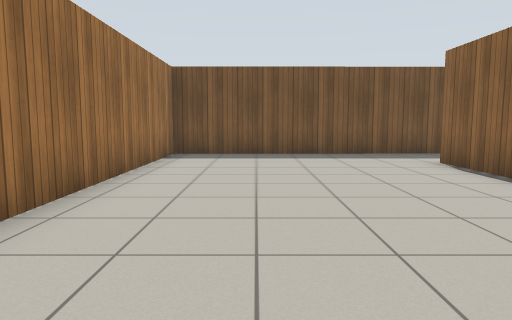
view 1 (above)

13 first-person views from a walk through a world built for the Gazebo simulator. The camera is 0.94 m above the floor, tilts 6° down and sees 70° across. The floor is counted in squares, 1 m on a side. Each view is taken from the middle of a square. On the plan, view 1 faces up. The plan holds only what a view shows up to about 13 squares ahead; the rest is blank. Simple patterns stand in for the simulator's built-in surfaces.

view 2
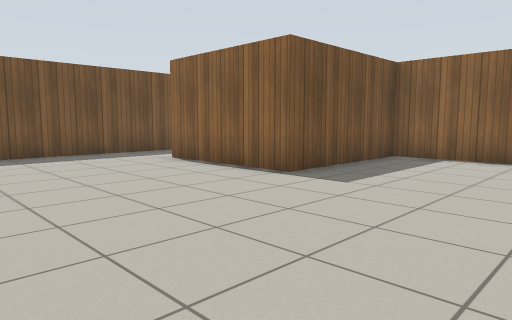

view 3
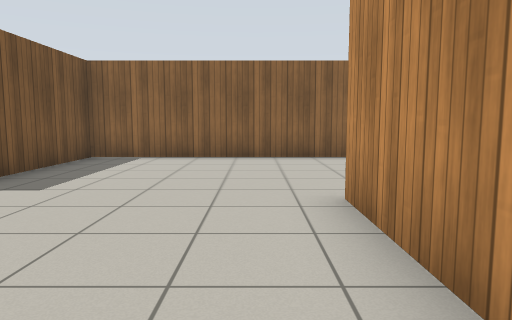

view 4
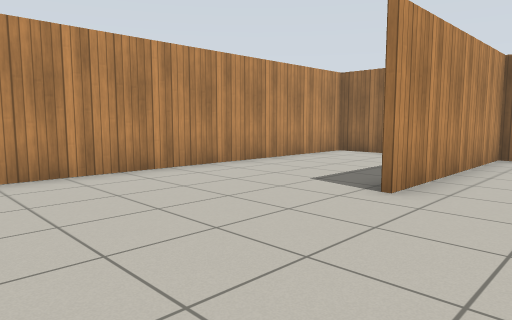

view 5
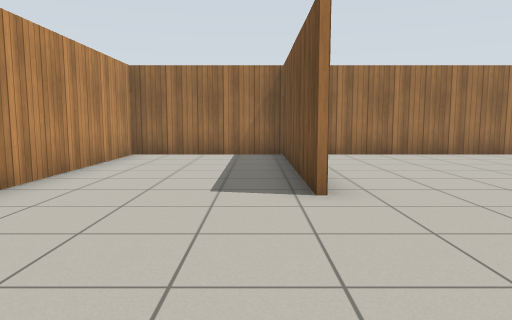

view 6
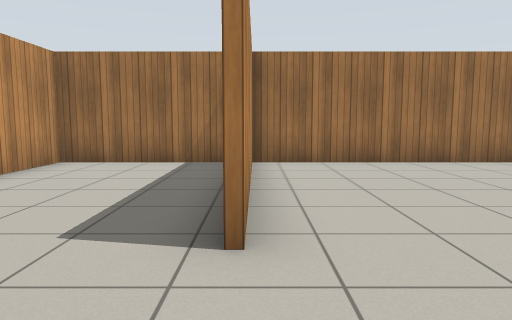

view 7
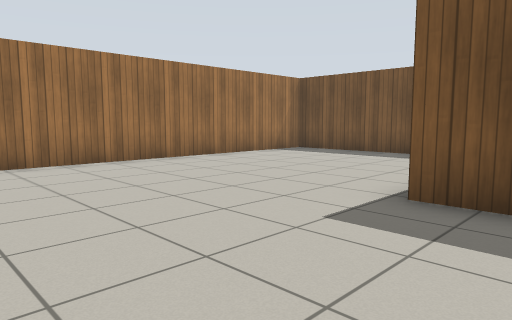

view 8
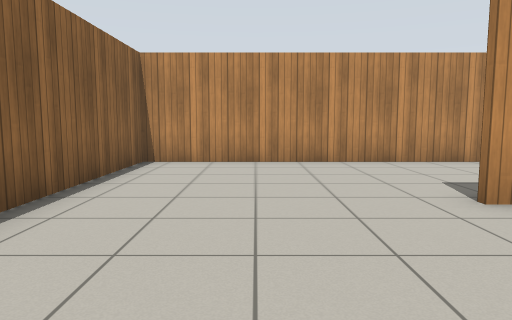

view 9
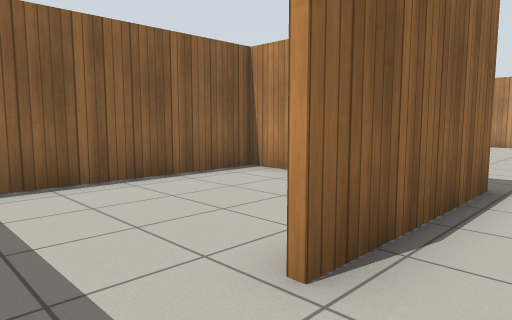

view 10
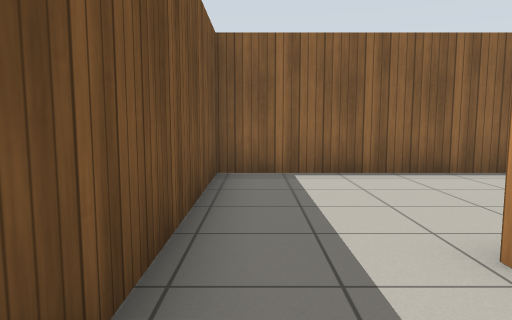

view 11
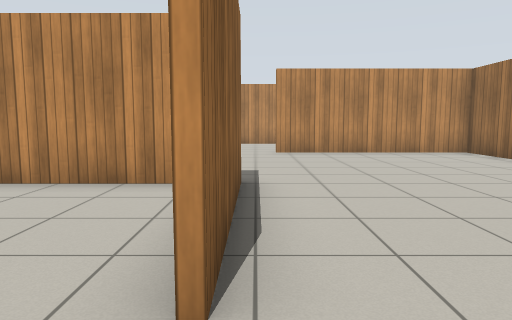

view 12
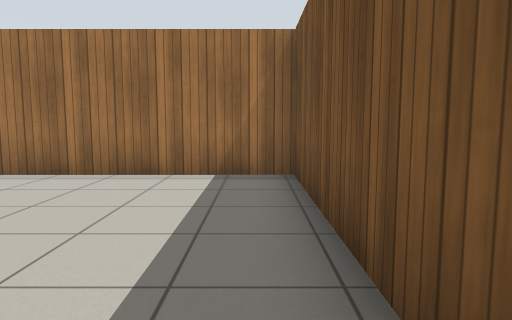

view 13
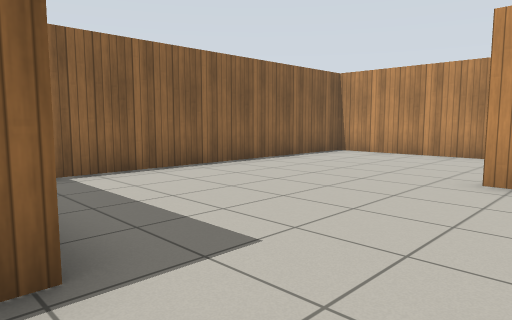

### Floor plan
Ten units are one square. View 1 is at (0, 0); x grows to the right and y downward. Boxes are objects, and circles mark ways between rooms. Rooms are numbered by the first view taken in them; rooms with no view inside come last. Other rooms are left out.
<svg viewBox="-30 -112 121 172">
<path fill="none" stroke="#000" d="M35 12 -25 12M-25 11 35 11M46 -107 -24 -107 -24 55 86 55 86 -44 42 -44 42 -84M52 -45 86 -45 86 -107 46 -107"/>
<circle cx="40" cy="-95" r="3" fill="#2a7"/>
<text x="20" y="-20">1</text>
<text x="60" y="-80">2</text>
</svg>
Room 1 opens to room 2.

Where each view was taken, in squares from view 1:
view 1: 0 up, 0 right, facing up
view 2: 0 up, 1 left, facing up-right
view 3: 0 up, 1 left, facing right
view 4: 1 up, 8 right, facing down-left
view 5: 2 down, 8 right, facing left
view 6: 1 down, 6 right, facing left
view 7: 0 up, 6 right, facing up-left
view 8: 3 up, 6 right, facing down
view 9: 10 up, 3 right, facing down-right
view 10: 10 up, 2 right, facing right
view 11: 10 up, 4 right, facing down
view 12: 10 up, 4 right, facing left
view 13: 5 up, 2 right, facing down-right
